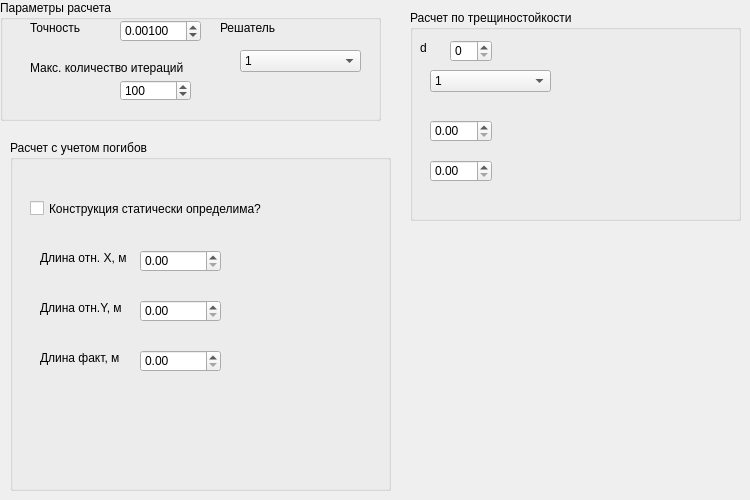
    <widget class="QWidget" name="tabSolve">
     <attribute name="title">
      <string>Расчет</string>
     </attribute>
     <widget class="QGroupBox" name="boxPS2">
      <property name="geometry">
       <rect>
        <x>410</x>
        <y>10</y>
        <width>331</width>
        <height>211</height>
       </rect>
      </property>
      <property name="title">
       <string>Расчет по трещиностойкости</string>
      </property>
      <widget class="QLabel" name="labelTypeSection_7">
       <property name="geometry">
        <rect>
         <x>10</x>
         <y>30</y>
         <width>31</width>
         <height>16</height>
        </rect>
       </property>
       <property name="text">
        <string>d</string>
       </property>
      </widget>
      <widget class="QSpinBox" name="spinBox">
       <property name="geometry">
        <rect>
         <x>40</x>
         <y>30</y>
         <width>42</width>
         <height>22</height>
        </rect>
       </property>
      </widget>
      <widget class="QComboBox" name="boxStatOpr_3">
       <property name="geometry">
        <rect>
         <x>20</x>
         <y>60</y>
         <width>121</width>
         <height>22</height>
        </rect>
       </property>
       <item>
        <property name="text">
         <string>1</string>
        </property>
       </item>
       <item>
        <property name="text">
         <string>2</string>
        </property>
       </item>
      </widget>
      <widget class="QDoubleSpinBox" name="doubleSpinBox_3">
       <property name="geometry">
        <rect>
         <x>20</x>
         <y>110</y>
         <width>62</width>
         <height>22</height>
        </rect>
       </property>
      </widget>
      <widget class="QDoubleSpinBox" name="doubleSpinBox_4">
       <property name="geometry">
        <rect>
         <x>20</x>
         <y>150</y>
         <width>62</width>
         <height>22</height>
        </rect>
       </property>
      </widget>
     </widget>
     <widget class="QGroupBox" name="groupBox">
      <property name="geometry">
       <rect>
        <x>0</x>
        <y>0</y>
        <width>381</width>
        <height>121</height>
       </rect>
      </property>
      <property name="title">
       <string>Параметры расчета</string>
      </property>
      <widget class="QLabel" name="labelCode_8">
       <property name="geometry">
        <rect>
         <x>30</x>
         <y>60</y>
         <width>161</width>
         <height>16</height>
        </rect>
       </property>
       <property name="text">
        <string>Макс. количество итераций</string>
       </property>
      </widget>
      <widget class="QDoubleSpinBox" name="doubleBoxTol">
       <property name="geometry">
        <rect>
         <x>120</x>
         <y>20</y>
         <width>81</width>
         <height>22</height>
        </rect>
       </property>
       <property name="decimals">
        <number>5</number>
       </property>
       <property name="minimum">
        <double>0.000010000000000</double>
       </property>
       <property name="maximum">
        <double>0.100000000000000</double>
       </property>
       <property name="singleStep">
        <double>0.001000000000000</double>
       </property>
       <property name="value">
        <double>0.001000000000000</double>
       </property>
      </widget>
      <widget class="QLabel" name="labelCode_5">
       <property name="geometry">
        <rect>
         <x>30</x>
         <y>20</y>
         <width>71</width>
         <height>16</height>
        </rect>
       </property>
       <property name="text">
        <string>Точность</string>
       </property>
      </widget>
      <widget class="QSpinBox" name="boxNum">
       <property name="geometry">
        <rect>
         <x>120</x>
         <y>80</y>
         <width>71</width>
         <height>21</height>
        </rect>
       </property>
       <property name="minimum">
        <number>10</number>
       </property>
       <property name="maximum">
        <number>1000</number>
       </property>
       <property name="singleStep">
        <number>1</number>
       </property>
       <property name="value">
        <number>100</number>
       </property>
      </widget>
      <widget class="QLabel" name="labelTypeSection_6">
       <property name="geometry">
        <rect>
         <x>220</x>
         <y>20</y>
         <width>91</width>
         <height>16</height>
        </rect>
       </property>
       <property name="text">
        <string>Решатель</string>
       </property>
      </widget>
      <widget class="QComboBox" name="boxStatOpr_2">
       <property name="geometry">
        <rect>
         <x>240</x>
         <y>50</y>
         <width>121</width>
         <height>22</height>
        </rect>
       </property>
       <item>
        <property name="text">
         <string>1</string>
        </property>
       </item>
       <item>
        <property name="text">
         <string>2</string>
        </property>
       </item>
      </widget>
     </widget>
     <widget class="QGroupBox" name="boxPSD">
      <property name="geometry">
       <rect>
        <x>10</x>
        <y>140</y>
        <width>381</width>
        <height>351</height>
       </rect>
      </property>
      <property name="title">
       <string>Расчет с учетом погибов</string>
      </property>
      <widget class="QDoubleSpinBox" name="doubleBoxLx">
       <property name="geometry">
        <rect>
         <x>130</x>
         <y>110</y>
         <width>81</width>
         <height>22</height>
        </rect>
       </property>
       <property name="decimals">
        <number>2</number>
       </property>
       <property name="minimum">
        <double>0.000000000000000</double>
       </property>
       <property name="maximum">
        <double>20.000000000000000</double>
       </property>
       <property name="singleStep">
        <double>1.000000000000000</double>
       </property>
       <property name="value">
        <double>0.000000000000000</double>
       </property>
      </widget>
      <widget class="QLabel" name="labelCode_11">
       <property name="geometry">
        <rect>
         <x>30</x>
         <y>110</y>
         <width>91</width>
         <height>16</height>
        </rect>
       </property>
       <property name="text">
        <string>Длина отн. Х, м</string>
       </property>
      </widget>
      <widget class="QDoubleSpinBox" name="doubleBoxLy">
       <property name="geometry">
        <rect>
         <x>130</x>
         <y>160</y>
         <width>81</width>
         <height>22</height>
        </rect>
       </property>
       <property name="decimals">
        <number>2</number>
       </property>
       <property name="minimum">
        <double>0.000000000000000</double>
       </property>
       <property name="maximum">
        <double>20.000000000000000</double>
       </property>
       <property name="singleStep">
        <double>1.000000000000000</double>
       </property>
       <property name="value">
        <double>0.000000000000000</double>
       </property>
      </widget>
      <widget class="QLabel" name="labelCode_12">
       <property name="geometry">
        <rect>
         <x>30</x>
         <y>160</y>
         <width>91</width>
         <height>16</height>
        </rect>
       </property>
       <property name="text">
        <string>Длина отн.Y, м</string>
       </property>
      </widget>
      <widget class="QDoubleSpinBox" name="doubleBoxL">
       <property name="geometry">
        <rect>
         <x>130</x>
         <y>210</y>
         <width>81</width>
         <height>22</height>
        </rect>
       </property>
       <property name="decimals">
        <number>2</number>
       </property>
       <property name="minimum">
        <double>0.000000000000000</double>
       </property>
       <property name="maximum">
        <double>20.000000000000000</double>
       </property>
       <property name="singleStep">
        <double>1.000000000000000</double>
       </property>
       <property name="value">
        <double>0.000000000000000</double>
       </property>
      </widget>
      <widget class="QLabel" name="labelCode_13">
       <property name="geometry">
        <rect>
         <x>30</x>
         <y>210</y>
         <width>91</width>
         <height>16</height>
        </rect>
       </property>
       <property name="text">
        <string>Длина факт, м</string>
       </property>
      </widget>
      <widget class="QCheckBox" name="checkBoxStatOpr">
       <property name="enabled">
        <bool>true</bool>
       </property>
       <property name="geometry">
        <rect>
         <x>20</x>
         <y>60</y>
         <width>241</width>
         <height>17</height>
        </rect>
       </property>
       <property name="text">
        <string>Конструкция статически определима?</string>
       </property>
      </widget>
     </widget>
    </widget>
